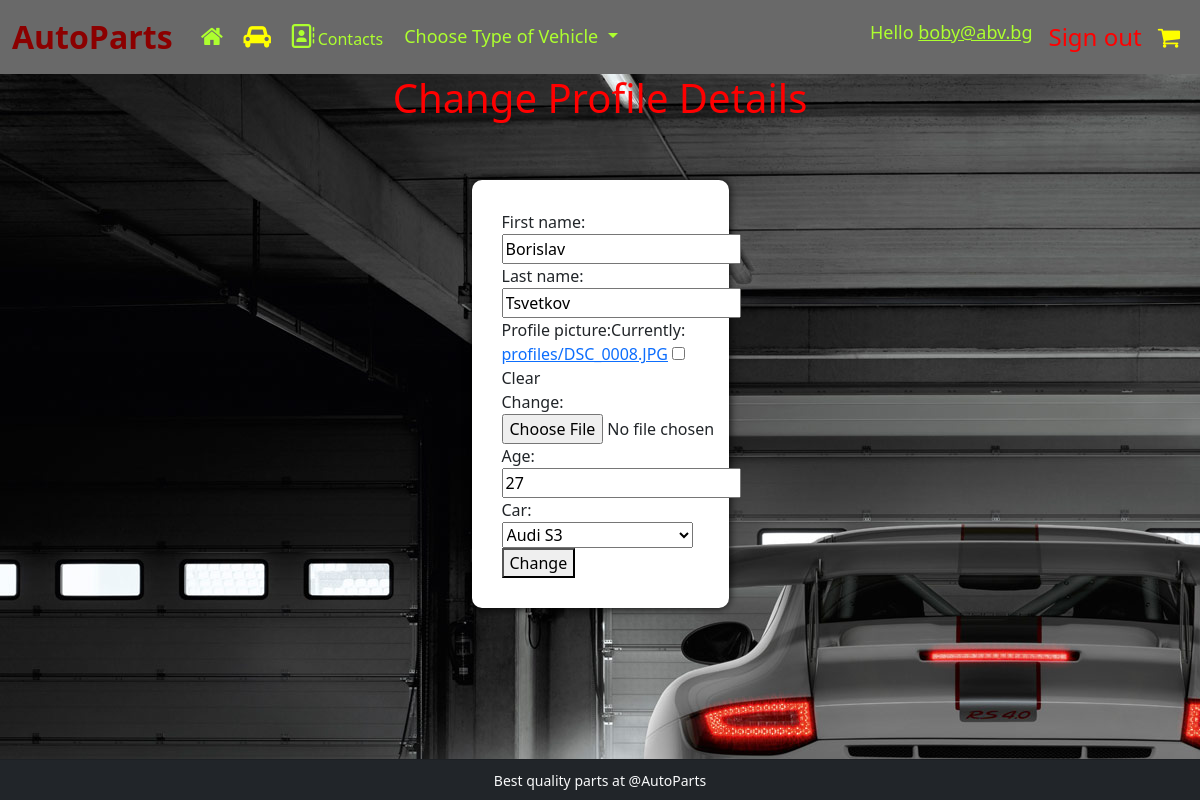
The app's page /account/account-change/ (signed in) with its own data.
### AutoParts/account_auth/models.py (models this page shows)
class SiteUser(AbstractBaseUser, PermissionsMixin):
    email = models.EmailField(
        unique=True,
        error_messages={
            'unique': "A user with that email already exists.",
        }
    )
    is_staff = models.BooleanField(
        default=False,
    )
    date_joined = models.DateTimeField(
        default=timezone.now
    )
    objects = SiteUserManager()
    USERNAME_FIELD = 'email'

### AutoParts/accounts/models.py (models this page shows, shortened)
class Profile(models.Model):
    first_name = models.CharField(
        max_length=20,
        blank=True,
        null=True,
    )
    last_name = models.CharField(
        max_length=20,
        blank=True,
    )
    profile_picture = models.ImageField(
        upload_to='profiles',
        blank=True,
    )
    age = models.IntegerField(
        blank=True,
        null=True,
    )
    is_done = models.BooleanField(
        default=False,
    )
    user = models.OneToOneField(
        UserModel,
        on_delete=models.CASCADE,
        primary_key=True,
    )
    car = models.ForeignKey(
        Vehicle,
        on_delete=models.CASCADE,
        blank=True,
        null=True,
    )

### AutoParts/accounts/views.py (the view)
# urls.py: path('account-change/', change_profile_details, name='change profile'),
def change_profile_details(request):
    profile = Profile.objects.get(pk=request.user.id)
    if request.method == 'GET':
        context = {
            'form': ProfileForm(instance=profile),
        }
        return render(request, 'pages/change-profile-details.html', context)
    form = ProfileForm(request.POST, request.FILES, instance=profile)
    if form.is_valid():
        form.save()
        return redirect('profile details')
    return render(request, 'pages/change-profile-details.html', {'form': form})

### AutoParts/accounts/forms.py
class ProfileForm(forms.ModelForm):
    class Meta:
        model = Profile
        exclude = ('is_done', 'user',)

### AutoParts/vehicle/models.py (called while the page is built)
    def __str__(self):
        return self.name

    def __str__(self):
        return self.name

    def __str__(self):
        return f'{self.manufacturer} {self.model}'

### templates/pages/change-profile-details.html (shortened to what this page needs)
{% extends 'base.html' %}
{% load static %}
{% block content %}
    <h1 class="row justify-content-center" style="color: red;">Change Profile Details</h1>
    <section class="container-fluid bg">
        <section class="row justify-content-center">
            <section class="col-12 col-sm-6 col-md-3">
                <form class="form-container" action="{% url 'change profile' %}" method="post" enctype="multipart/form-data">
                    {{ form }}
                    <button>Change</button>
                </form>
            </section>
        </section>
    </section>
{% endblock %}

### templates/common/navigation.html (shortened to what this page needs)
{% load static %}
<nav class="navbar navbar-expand-lg navbar-light" style="background: dimgray">
    <div class="container-fluid">
        <a class="navbar-brand navbar-light-brand-hover-color" style="color: darkred;font-size: xx-large;" href="{% url 'index' %}"><strong>AutoParts</strong></a>
        <div class="collapse navbar-collapse" id="navbarNav">
            <ul class="navbar-nav">
                <li class="nav-item">
                    <a class="nav-link active" title="Home" aria-current="page" href="{% url 'index' %}"><i style="font-size: x-large;color: greenyellow"
                            class="fa fa-fw fa-home"></i></a>
                <li class="nav-item">
                    <a class="nav-link" title="Garage" href="{% url 'garage' %}"><i class="fa fa-car" style="font-size: x-large;color: yellow"
                                                                                    aria-hidden="true"></i></a>
                </li>
                <li class="nav-item">
                    <a class="nav-link" style="color: greenyellow;font-size: medium;" href="{% url 'contacts' %}"><i style="font-size: x-large;color: greenyellow"
                            class="fa fa-fw fa-address-book-o"></i>Contacts</a>
                </li>
                <li class="nav-item">
                    <div class="dropdown">
                        <button class="btn dropdown-toggle " style="font-size: large;color: greenyellow" type="button" id="dropdownMenuButton1"
                                data-bs-toggle="dropdown" aria-expanded="false">
                            Choose Type of Vehicle
                        </button>
                    </div>
                </li>
            </ul>
        </div>
        <div class="nav navbar-nav navbar-right" id="navbarNav">
            <ul class="navbar-nav">
                {% if request.user.is_authenticated %}
                    <li class="nav-link" style="font-size: large;color: greenyellow">
                        Hello <a style="color: greenyellow" href="{% url 'profile details' %}">{{ request.user }}</a>
                    </li>
                    <li class="nav-item">
                        <a class="nav-link" style="font-size: x-large;color: red" href="{% url 'sign out' %}">Sign out</a>
                    </li>
                {% endif %}
                <li class="nav-item">
                    <a class="nav-link" style="font-size: x-large;color: yellow" href="{% url 'cart' %}"><i class="fa fa-shopping-cart" aria-hidden="true"></i>
                    </a>
                </li>
            </ul>
        </div>
    </div>
</nav>

### static/css/global.css (style rules this page uses)
.bg { padding: 50px; }
.form-container { background: #fff; padding: 30px; border-radius: 10px; box-shadow: 0 0 10px 0 #000; }
body { background-color: hsl(0, 0%, 98%); }
h1,h2,h3,h4,h5,h6 { color:hsl(0, 0%, 30%); }
.btn { border-radius: 0; }

### records on screen
SiteUser: user "boby@abv.bg"
Profile: first_name "Borislav", last_name "Tsvetkov", age "27", car "Audi S3"
